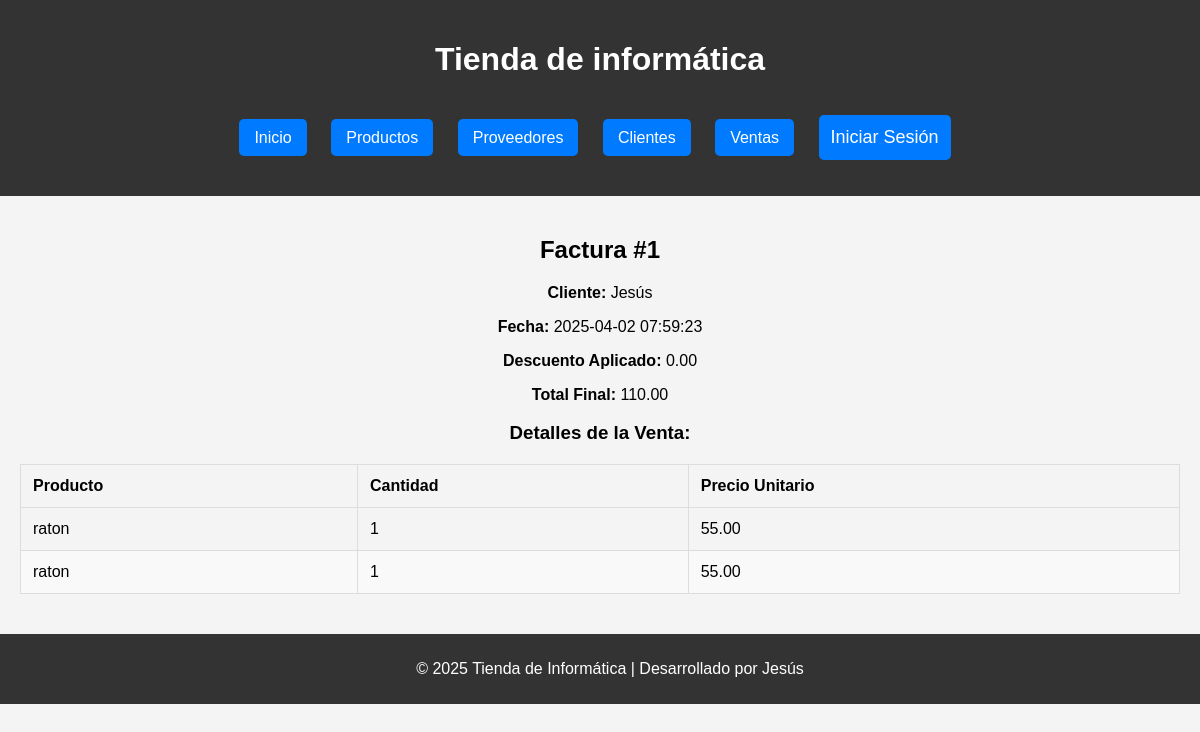
The app's page /venta_detalle/1 with its own data.
### db.py (models this page shows)
class Venta(Base):
    __tablename__ = "Venta"
    id = Column(Integer, primary_key=True)
    cliente_id = Column(Integer, ForeignKey("Cliente.id"), nullable=False)
    fecha = Column(DateTime, default=func.current_timestamp())
    total = Column(Numeric(10, 2), nullable=False)
    descuento = Column(Numeric(10, 2), default=Decimal('0.00'))
    total_final = Column(Numeric(10, 2), nullable=False)
    pagado = Column(Boolean, default=False)
    cliente = relationship("Cliente", back_populates="ventas")
    detalles = relationship("DetalleVenta", back_populates="venta")

class Cliente(Base):
    __tablename__ = "Cliente"
    id = Column(Integer, primary_key=True)
    nombre = Column(String(150), unique=True, nullable=False)
    contacto = Column(String(150))
    telefono = Column(String(20))
    email = Column(String(150), unique=True)
    ventas = relationship("Venta", back_populates="cliente")

class Producto(Base):
    __tablename__ = "Producto"
    id = Column(Integer, primary_key=True)
    nombre = Column(String(150), unique=True, nullable=False)
    descripcion = Column(Text)
    categoria_id = Column(Integer, ForeignKey('Categoria.id'), nullable=True)
    precio = Column(Numeric(10, 2), nullable=False)
    stock = Column(Integer, default=0)
    proveedor_id = Column(Integer, ForeignKey('Proveedor.id'), nullable=False)
    fecha_creacion = Column(DateTime, default=func.current_timestamp())
    categoria = relationship('Categoria', backref=backref('productos', lazy=True))
    proveedor = relationship('Proveedor', backref=backref('productos', lazy=True))
    ventas = relationship("DetalleVenta", back_populates="producto")

class DetalleVenta(Base):
    __tablename__ = "DetalleVenta"
    id = Column(Integer, primary_key=True)
    venta_id = Column(Integer, ForeignKey("Venta.id"), nullable=False)
    producto_id = Column(Integer, ForeignKey("Producto.id"), nullable=False)
    cantidad = Column(Integer, nullable=False)
    precio_unitario = Column(Numeric(10, 2), nullable=False)
    subtotal = Column(Numeric(10, 2), nullable=False)
    venta = relationship("Venta", back_populates="detalles")
    producto = relationship("Producto", back_populates="ventas")

### routes/ventas.py (the view)
@ventas_bp.route("/venta_detalle/<int:venta_id>")
def ver_detalle_venta(venta_id):
    venta = sesion.query(Venta).get(venta_id)
    if not venta:
        return "Venta no encontrada", 404
    detalles = sesion.query(DetalleVenta).filter(DetalleVenta.venta_id == venta.id).all()
    productos = []
    for detalle in detalles:
        producto = sesion.query(Producto).get(detalle.producto_id)
        productos.append({
            "nombre": producto.nombre,
            "cantidad": detalle.cantidad,
            "precio": detalle.precio_unitario  # Usamos el precio_unitario del detalle
        })
    return render_template("ventas/detalle_venta.html",
                           venta=venta,
                           productos=productos,
                           descuento=venta.descuento,
                           total_final=venta.total_final)

### templates/ventas/detalle_venta.html
{% extends 'base.html' %}
{% block content %}
<h2>Factura #{{ venta.id }}</h2>
<p><strong>Cliente:</strong> {{ venta.cliente.nombre }}</p>
<p><strong>Fecha:</strong> {{ venta.fecha }}</p>
<p><strong>Descuento Aplicado:</strong> {{ descuento }}</p>
<p><strong>Total Final:</strong> {{ total_final }}</p>
<h3>Detalles de la Venta:</h3>
<table>
    <thead>
        <tr>
            <th>Producto</th>
            <th>Cantidad</th>
            <th>Precio Unitario</th>
        </tr>
    </thead>
    <tbody>
        {% for producto in productos %}
        <tr>
            <td>{{ producto.nombre }}</td>
            <td>{{ producto.cantidad }}</td>
            <td>{{ producto.precio }}</td>
        </tr>
        {% endfor %}
    </tbody>
</table>
{% endblock %}

### static/estilos.css (style rules this page uses)
body { font-family: Arial, sans-serif; margin: 0; padding: 0; background-color: #f4f4f4; text-align: center; }
table { width: 100%; border-collapse: collapse; margin: 20px 0; font-size: 16px; text-align: left; }
th, td { padding: 12px; border: 1px solid #ddd; }
th { background-color: #f4f4f4; font-weight: bold; }
tr:nth-child(even) { background-color: #f9f9f9; }

### records on screen
Venta: id "1", fecha "2025-04-02 07:59:23", descuento "0.00", total_final "110.00"
Cliente: cliente.nombre "Jesús"
Producto: nombre "raton", cantidad "1", precio "55.00"
